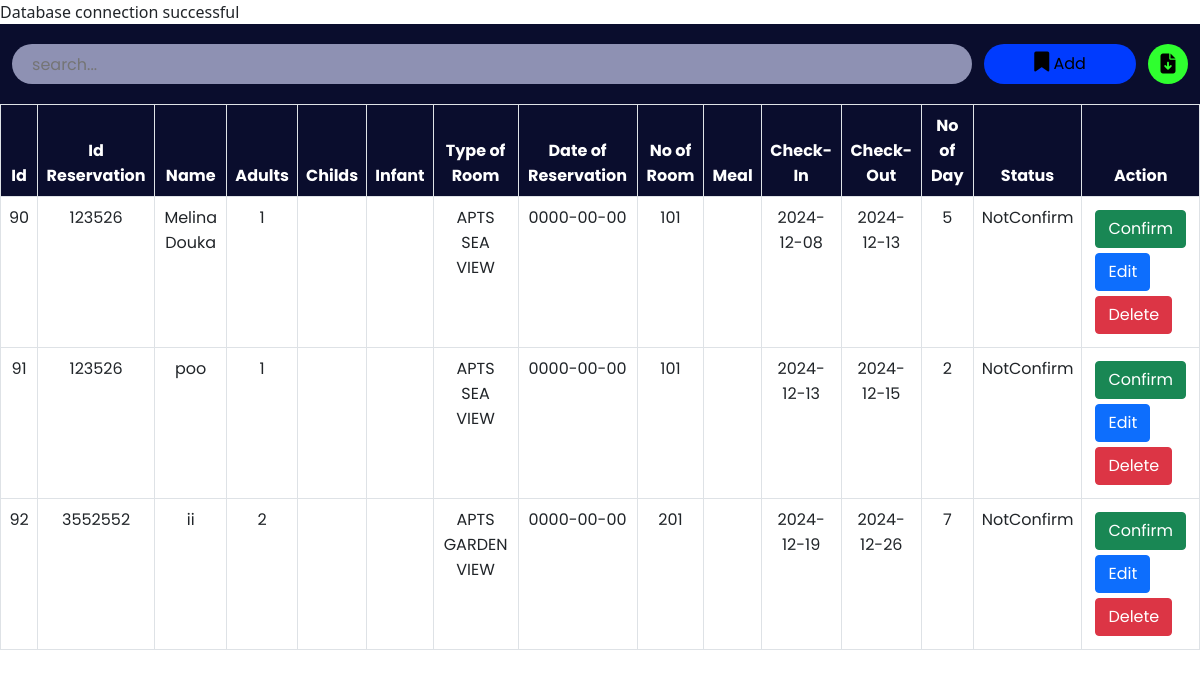
Screenshot of /hotel1/admin/roombook.php with the database file from the repository.
### tables this page shows
CREATE TABLE `roombook` (
  `id` int(10) NOT NULL,
  `idname` varchar(50) NOT NULL,
  `Name` varchar(50) NOT NULL,
  `Noofadult` varchar(30) NOT NULL,
  `Noofchild` varchar(30) NOT NULL DEFAULT '0',
  `Noofinfant` varchar(30) NOT NULL DEFAULT '0',
  `price` int(50) NOT NULL,
  `RoomType` varchar(30) NOT NULL,
  `Bed` varchar(30) NOT NULL,
  `Meal` varchar(30) NOT NULL,
  `BeddingNumber` varchar(50) NOT NULL,
  `cin` date NOT NULL,
  `cout` date NOT NULL,
  `nodays` int(50) NOT NULL,
  `stat` varchar(30) NOT NULL,
  `din` date NOT NULL,
  `last` varchar(50) NOT NULL,
  `room_id` int(11) NOT NULL,
  `selectedType` varchar(50) NOT NULL
);

### hotel1/admin/roombook.php (the view, shortened to what this page needs)
<?php
include '../config.php';
?>
<!DOCTYPE html>
<html lang="en">
<head>
    <link href="https://cdn.jsdelivr.net/npm/bootstrap@5.0.2/dist/css/bootstrap.min.css" rel="stylesheet">
    <link rel="stylesheet" href="https://cdnjs.cloudflare.com/ajax/libs/font-awesome/6.2.0/css/all.min.css" />
    <link rel="stylesheet" href="./css/roombook.css">
</head>
<body>
    <div class="searchsection">
        <input type="text" name="search_bar" id="search_bar" placeholder="search..." onkeyup="searchFun()">
        <button class="adduser" id="adduser" onclick="adduseropen()"><i class="fa-solid fa-bookmark"></i> Add</button>
        <form action="./exportdata.php" method="post">
            <button class="exportexcel" id="exportexcel" name="exportexcel" type="submit"><i class="fa-solid fa-file-arrow-down"></i></button>
        </form>
    </div>
    <div class="roombooktable" class="table-responsive-xl">
        <?php
            $roombooktablesql = "SELECT * FROM roombook";
            $roombookresult = mysqli_query($conn, $roombooktablesql);
        ?>
        <table class="table table-bordered" id="table-data">
            <thead>
                <tr>
                    <th scope="col">Id</th>
                    <th scope="col">Id Reservation</th>
                    <th scope="col">Name</th>
                    <th scope="col">Adults</th>
                    <th scope="col">Childs</th>
                    <th scope="col">Infant</th>
                    <th scope="col">Type of Room</th>
                    <th scope="col">Date of Reservation</th>
                    <th scope="col">No of Room</th>
                    <th scope="col">Meal</th>
                    <th scope="col">Check-In</th>
                    <th scope="col">Check-Out</th>
                    <th scope="col">No of Day</th>
                    <th scope="col">Status</th>
                    <th scope="col" class="action">Action</th>
                </tr>
            </thead>
            <tbody>
            <?php
            while ($res = mysqli_fetch_array($roombookresult)) {
            ?>
                <tr>
                    <td><?php echo $res['id'] ?></td>
                    <td><?php echo $res['idname'] ?></td>
                    <td><?php echo $res['Name'] ?></td>
                    <td><?php echo $res['Noofadult'] ?></td>
                    <td><?php echo $res['Noofchild'] ?></td>
                    <td><?php echo $res['Noofinfant'] ?></td>
                    <td><?php echo $res['RoomType'] ?></td>
                    <td><?php echo $res['din'] ?></td>
                    <td><?php echo $res['BeddingNumber'] ?></td>
                    <td><?php echo $res['Meal'] ?></td>
                    <td><?php echo $res['cin'] ?></td>
                    <td><?php echo $res['cout'] ?></td>
                    <td><?php echo $res['nodays'] ?></td>
                    <td><?php echo $res['stat'] ?></td>
                    <td class="action">
                        <?php
                            if($res['stat'] == "Confirm")
                            {
                                echo " ";
                            }
                            else
                            {
                                echo "<a href='roomconfirm.php?id=". $res['id'] ."'><button class='btn btn-success'>Confirm</button></a>";
                            }
                        ?>
                        <a href="roombookedit.php?id=<?php echo $res['id'] ?>"><button class="btn btn-primary">Edit</button></a>
                        <a href="roombookdelete.php?id=<?php echo $res['id'] ?>"><button class='btn btn-danger'>Delete</button></a>
                    </td>
                </tr>
            <?php
            }
            ?>
            </tbody>
        </table>
    </div>
</body>
</html>

### hotel1/admin/css/roombook.css (style rules this page uses)
:root { --bg-text-shadow: 0 2px 4px rgb(13 0 77 / 8%), 0 3px 6px rgb(13 0 77 / 8%), 0 8px 16px rgb(13 0 77 / 8%); --bg-box-shadow: 0px 0px 20px 6px rgba(26, 30, 164, 0.31); }
body { background-color: #ffff; }
* { margin: 0; padding: 0; font-family: 'Poppins', sans-serif; }
i { font-size: 20px; }
.searchsection { height: 80px; width: 100%; display: flex; justify-content: space-evenly; align-items: center; background-color: #0a0d2d; position: fixed; z-index: 500; }
#search_bar { height: 40px; width: 80%; border: none; background-color: rgba(195, 198, 233, 0.714); padding-left: 20px; border-radius: 30px; }
#adduser { height: 40px; background-color: rgb(0, 59, 254); border: none; border-radius: 30px; padding: 0 50px; }
.exportexcel { height: 40px; width: 40px; background-color: rgb(47, 255, 47); border: none; border-radius: 50%; }
a { color: black; }
.roombooktable { position: absolute; color: #0a0d2d; margin-top: 80px; width: 100%; height: 100vh; padding-bottom: 900px; }
.roombooktable thead { background-color: #0a0d2d; color: white; text-align: center; }
.roombooktable tbody { text-align: center; }
.action a { text-decoration: none; }
.action button { display: flex; flex-wrap: wrap; margin: 5px; }

### rows the page displays
roombook: id "90", idname "123526", Name "Melina Douka", Noofadult "1", RoomType "APTS SEA VIEW", din "0000-00-00", BeddingNumber "101", cin "2024-12-08", cout "2024-12-13", nodays "5", stat "NotConfirm"
roombook: id "91", idname "123526", Name "poo", Noofadult "1", RoomType "APTS SEA VIEW", din "0000-00-00", BeddingNumber "101", cin "2024-12-13", cout "2024-12-15", nodays "2", stat "NotConfirm"
roombook: id "92", idname "3552552", Name "ii", Noofadult "2", RoomType "APTS GARDEN VIEW", din "0000-00-00", BeddingNumber "201", cin "2024-12-19", cout "2024-12-26", nodays "7", stat "NotConfirm"
